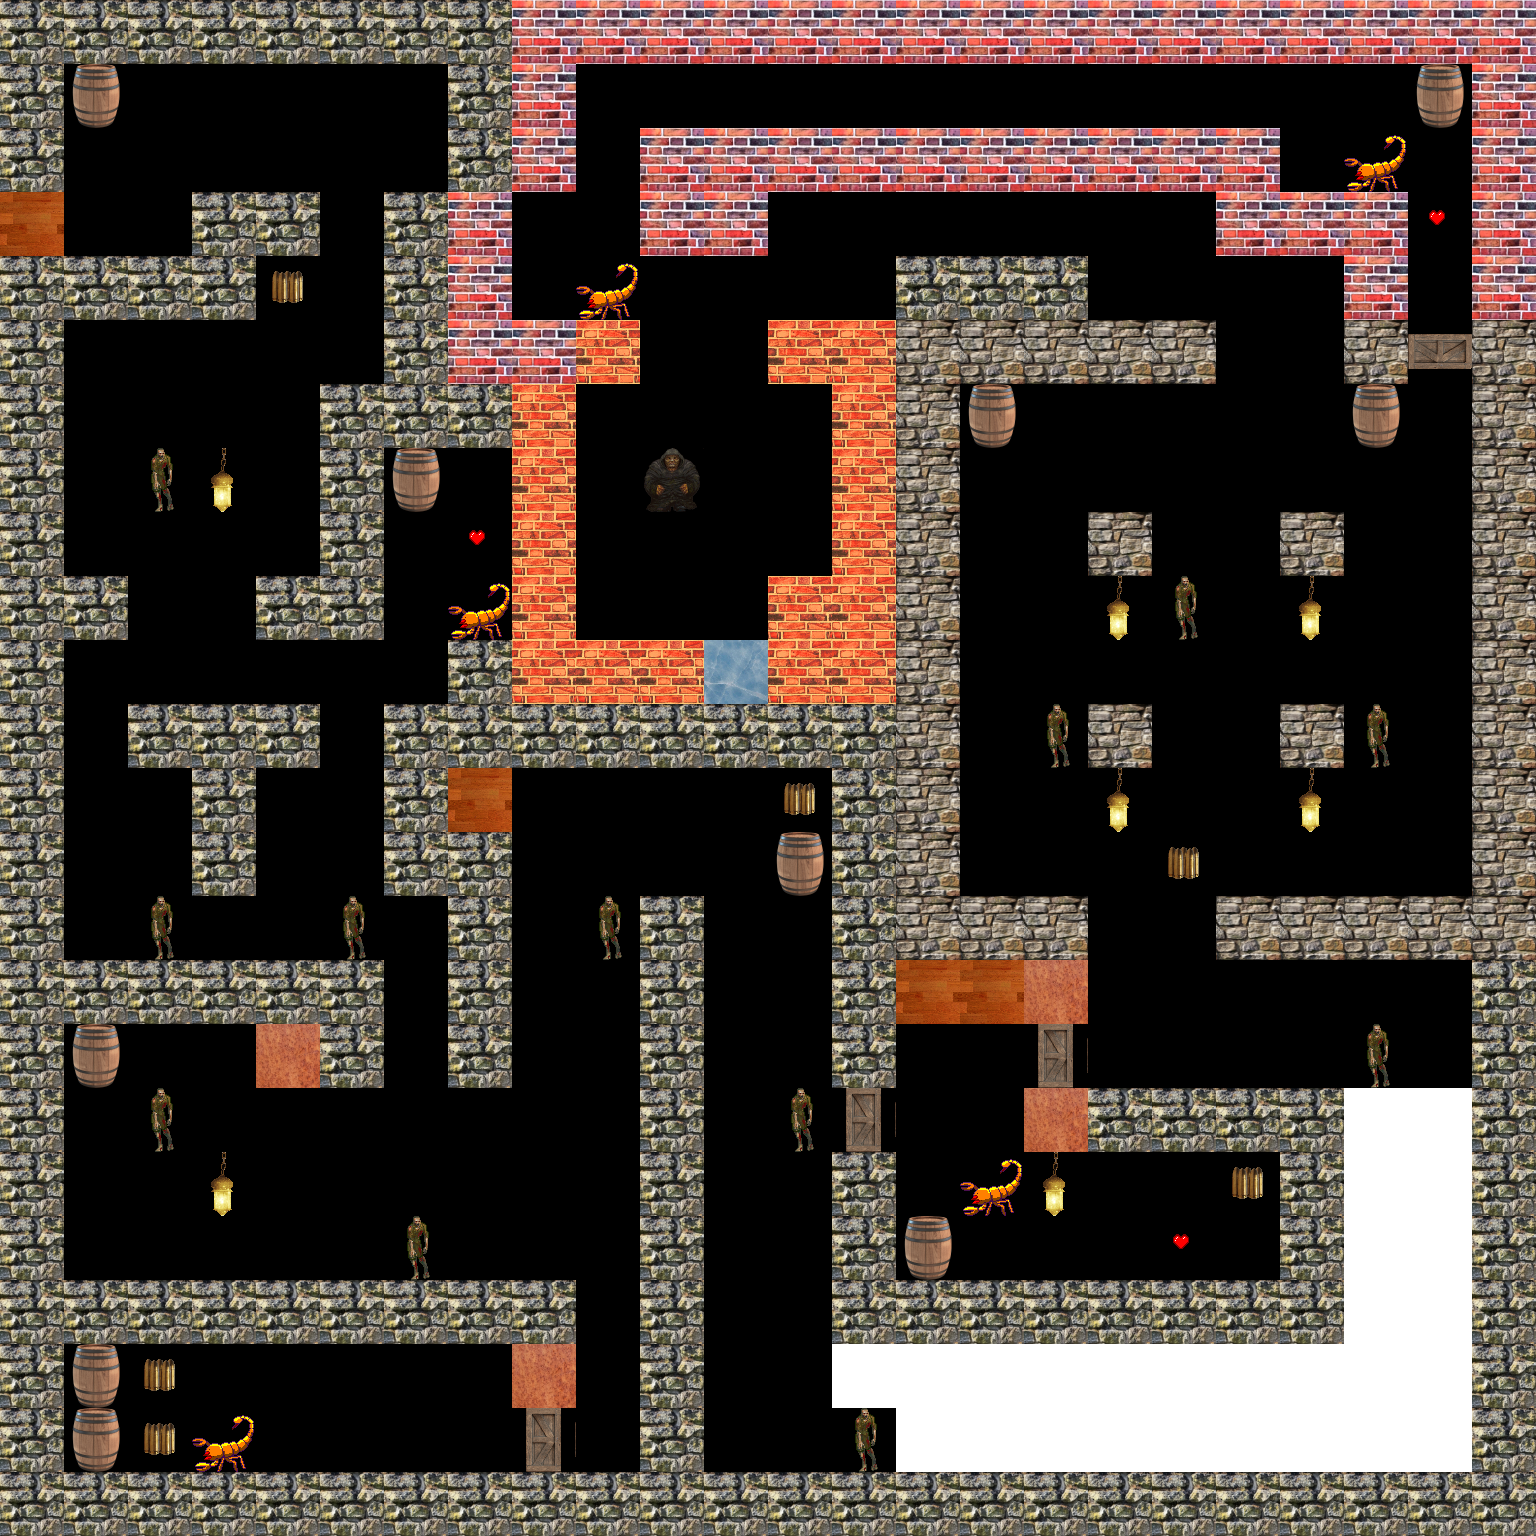

This game map was drawn from its Tiled (.tmx) file and the tilesets committed beside it. A one-line description and the full map source follow:
An orthogonal 24x24 tile map with 64x64 px tiles, 1 tile layer (Прошарок плиток 1).

<map version="1.2" tiledversion="1.3.3" orientation="orthogonal" renderorder="left-up" width="24" height="24" tilewidth="64" tileheight="64" infinite="0" nextlayerid="2" nextobjectid="1">
 <tileset firstgid="1" name="tiles2" tilewidth="64" tileheight="64" tilecount="20" columns="4">
  <image source="tiles2.png" width="256" height="320" />
 </tileset>
 <layer id="1" name="Прошарок плиток 1" width="24" height="24">
  <data encoding="csv">
11,11,11,11,11,11,11,11,13,13,13,13,13,13,13,13,13,13,13,13,13,13,13,13,
11,5,0,0,0,0,0,11,13,0,0,0,0,0,0,0,0,0,0,0,0,0,5,13,
11,0,0,0,0,0,0,11,13,0,13,13,13,13,13,13,13,13,13,13,0,2,0,13,
14,0,0,11,11,0,11,13,0,0,13,13,0,0,0,0,0,0,0,13,13,13,3,13,
11,11,11,11,4,0,11,13,0,2,0,0,0,0,11,11,11,0,0,0,0,13,0,13,
11,0,0,0,0,0,11,13,13,9,0,0,9,9,12,12,12,12,12,0,0,12,16,12,
11,0,0,0,0,11,11,11,9,0,0,0,0,9,12,5,0,0,0,0,0,5,0,12,
11,0,1,6,0,11,5,0,9,0,7,0,0,9,12,0,0,0,0,0,0,0,0,12,
11,0,0,0,0,11,0,3,9,0,0,0,0,9,12,0,0,12,0,0,12,0,0,12,
11,11,0,0,11,11,0,2,9,0,0,0,9,9,12,0,0,6,1,0,6,0,0,12,
11,0,0,0,0,0,0,11,9,9,9,8,9,9,12,0,0,0,0,0,0,0,0,12,
11,0,11,11,11,0,11,11,11,11,11,11,11,11,12,0,1,12,0,0,12,1,0,12,
11,0,0,11,0,0,11,14,0,0,0,0,4,11,12,0,0,6,0,0,6,0,0,12,
11,0,0,11,0,0,11,11,0,0,0,0,5,11,12,0,0,0,4,0,0,0,0,12,
11,0,1,0,0,1,0,11,0,1,11,0,0,11,12,12,12,0,0,12,12,12,12,12,
11,11,11,11,11,11,0,11,0,0,11,0,0,11,14,14,10,0,0,0,0,0,0,11,
11,5,0,0,10,11,0,11,0,0,11,0,0,11,0,0,15,0,0,0,0,1,0,11,
11,0,1,0,0,0,0,0,0,0,11,0,1,15,0,0,10,11,11,11,11,19,19,11,
11,0,0,6,0,0,0,0,0,0,11,0,0,11,0,2,6,0,0,4,11,19,19,11,
11,0,0,0,0,0,1,0,0,0,11,0,0,11,5,0,0,0,3,0,11,19,19,11,
11,11,11,11,11,11,11,11,11,0,11,0,0,11,11,11,11,11,11,11,11,19,19,11,
11,5,4,20,20,20,20,20,10,0,11,0,0,19,19,19,19,19,19,19,19,19,19,11,
11,5,4,2,20,20,20,20,15,0,11,0,0,1,19,19,19,19,19,19,19,19,19,11,
11,11,11,11,11,11,11,11,11,11,11,11,11,11,11,11,11,11,11,11,11,11,11,11
</data>
 </layer>
</map>
